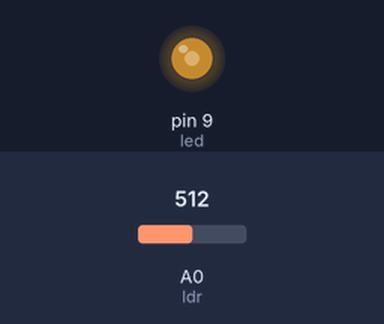
Bench run of a sketch on a simulated Arduino Uno, built with avr-gcc and run on an emulated ATmega328P. On the bench: output pins drawn as LEDs (lit = HIGH). The inputs (shaded band) are chosen by the test bench; at power-on: A0 (ldr) = 512.

Above: at 1.2 s.
1.3 s: A0 (ldr) set to 306
At 2.5 s:
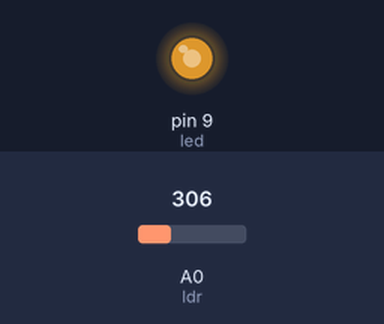
2.8 s: A0 (ldr) set to 122
At 3.8 s:
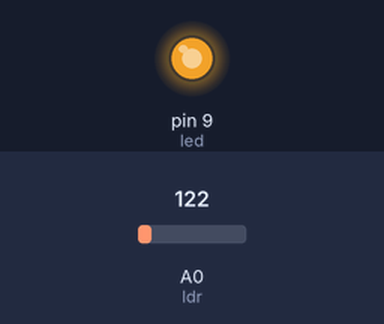
4.3 s: A0 (ldr) set to 900
At 4.9 s:
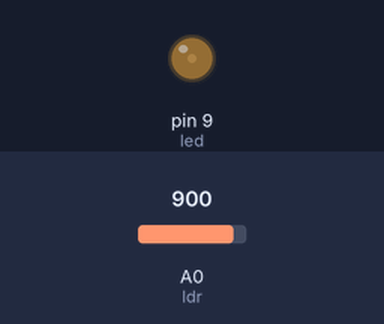
5.8 s: A0 (ldr) set to 1023
At 6.1 s:
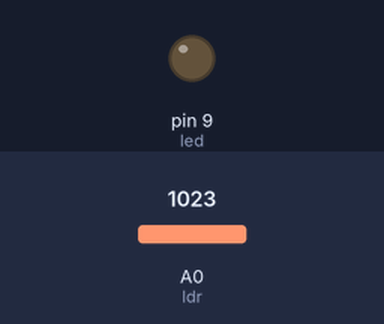
7.3 s: A0 (ldr) set to 511
At 8.4 s:
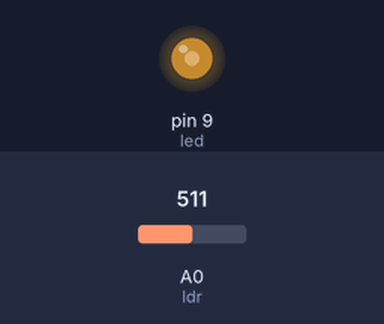
Timing chart, 0 to 9.8 s (numbered marks = the images above; inputs shaded):
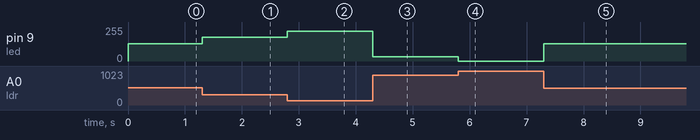

Measured:
- after the input at 1.3 s, pin 9 (led): 128/255 → 179/255 at once
- after the input at 2.8 s, pin 9 (led): 179/255 → 225/255 at once
- after the input at 4.3 s, pin 9 (led): 225/255 → 31/255 at once
- after the input at 5.8 s, pin 9 (led): 31/255 → 0/255 at once
- after the input at 7.3 s, pin 9 (led): 0/255 → 128/255 at once

The sketch:

LDR_Leds.ino
```cpp
/*************************************************************************
**                                                                      **
**                 Descripció programa                                  **
**                                                                      **
*************************************************************************/

//******  Includes  ******************************************************


//******  Variables  *****************************************************

const int led = 9;
const int ldr = A0;
int val;

//*******  Setup  ********************************************************
void setup()
{
  pinMode(led, OUTPUT);
  pinMode(ldr, INPUT);
}

//******  Loop  **********************************************************
void loop ()
{
  val = analogRead(ldr);
  val = map(val, 0, 1023, 255, 0);
  analogWrite(led, val);
}
```
